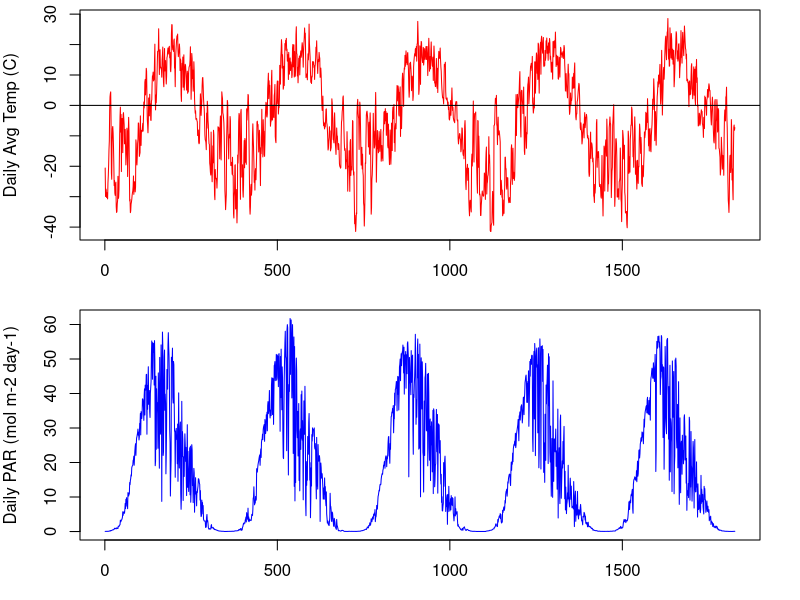
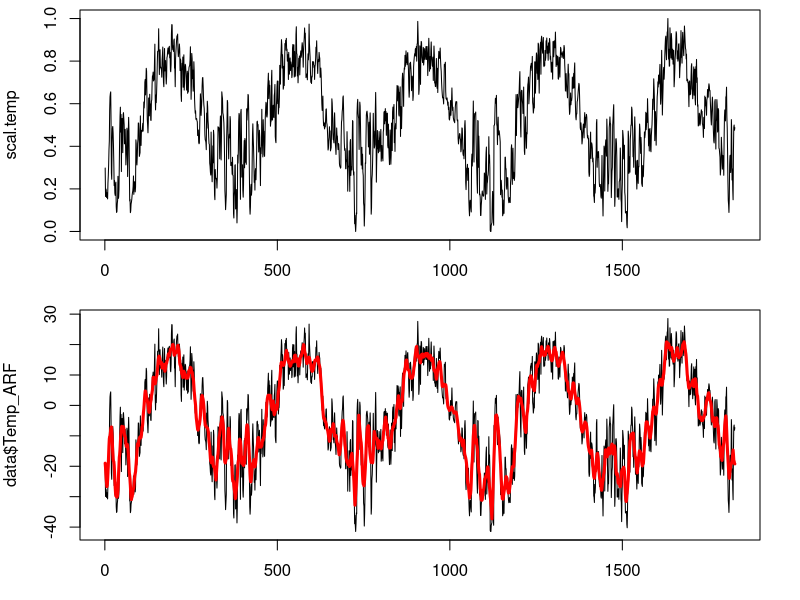
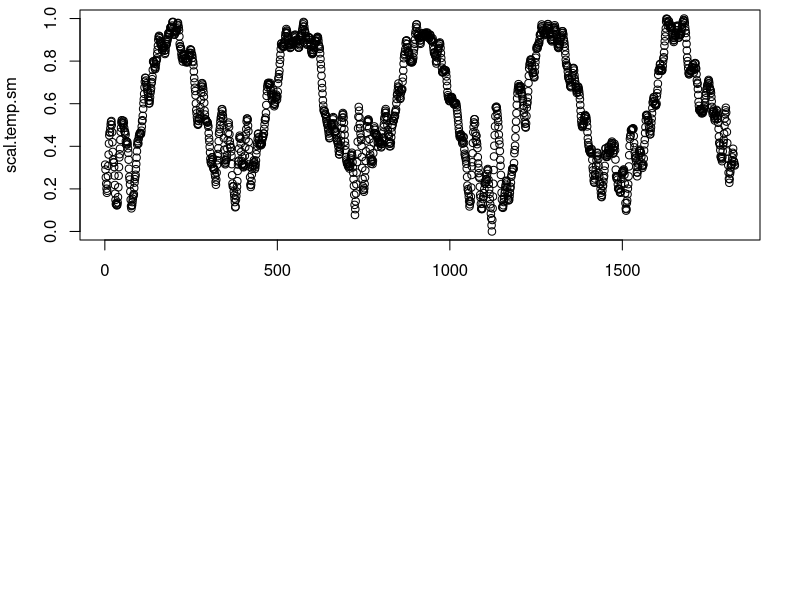

Source code (R) for these figures, in order: (Note: this script raises an error after producing the figures.)
############re-loading the data

#set working directory to C-N-model
data = read.csv("InputData_Processed.csv") #This is the "FluxData.csv" file, but with added calculations of GDD
head(data)


#plot the data
par(mfrow=c(2,1), mar=c(3,4,0.5,2))
plot(data$Temp_ARF~data$time, type="l", ylab = "Daily Avg Temp (C)", col="red", xlab="")
abline(h=0)
plot(data$PAR_ARF~data$time, type="l", ylab = "Daily PAR (mol m-2 day-1)", col="blue", xlab = "Time (days)")

#need to calculate DOY of senescence 
years = unique(data$year) #tells you which years we have data for 
sen.day = NA
num.days = NA
for (i in 1: length(years)){
  year.i = years[i]
  data.year = subset(data, data$year==year.i)
  sen.day[i] = min(data.year$DOY[which(data.year$Temp_ARF<=10 & data.year$DOY>200)])
  num.days[i] = length(data.year[,1])
}
sen.day
num.days
senDOY = rep(c(sen.day), c(num.days))
data = data.frame(data, senDOY = senDOY)
head(data)

#create a temperature scalar
Tmax.day = NA
Tmin.day = NA
for (i in 1: length(years)){
  year.i = years[i]
  data.year = subset(data, data$year==year.i)
  Tmax.day[i]=max(data.year$Temp_ARF)
  Tmin.day[i]=min(data.year$Temp_ARF)
}
Tmax.day # max temps for each year
Tmax.mean=mean(Tmax.day)
Tmin.mean=mean(Tmin.day)

scal.temp=NULL
for (i in 1:length(data$Temp_ARF)){
  scal.temp[i] = (data$Temp_ARF[i] - Tmin.mean)/(Tmax.mean-Tmin.mean) 
}

#rescale to 1
minscal = min(scal.temp)
maxscal = max(scal.temp)
for (i in 1:length(scal.temp)){
  scal.temp[i] = (scal.temp[i] - minscal)/(maxscal-minscal) 
}
plot(scal.temp, type="l")


#create a smoothed temperature scalar
#average of current sample, 5 future samples, and 5 past samples
filt=rep(1/11,11)
Temp.sm = filter(data$Temp_ARF, filt, sides=2, circular=TRUE)
plot(data$Temp_ARF, type="l")
lines(Temp.sm, col="red", lwd="3")
data=data.frame(data, Temp_sm=Temp.sm)

Tmaxsm.day = NA
Tminsm.day = NA
for (i in 1: length(years)){
  year.i = years[i]
  data.year = subset(data, data$year==year.i)
  Tmaxsm.day[i]=max(data.year$Temp_sm)
  Tminsm.day[i]=min(data.year$Temp_sm)
}
Tmaxsm.day # max temps for each year
Tmaxsm.mean=mean(Tmaxsm.day)
Tminsm.mean=mean(Tminsm.day)

scal.temp.sm=NULL
for (i in 1:length(Temp.sm)){
  scal.temp.sm[i] = (Temp.sm[i] - Tminsm.mean)/(Tmaxsm.mean-Tminsm.mean) 
}

#rescale to 1
minscal = min(scal.temp.sm)
maxscal = max(scal.temp.sm)
for (i in 1:length(scal.temp.sm)){
  scal.temp.sm[i] = (scal.temp.sm[i] - minscal)/(maxscal-minscal) 
}

plot(scal.temp.sm)

#need to calculate slope for each 7 day period
start = seq(1, length(Temp.sm), 8) #create a sequence of start iterations for slope calculations
end = seq(8, length(Temp.sm), 8) #create a sequence of end iterations for slope calculations
start
end

#need to look at slope to determine end of season
slope=rep(NA, length(Temp.sm))
for(i in 1:length(end)){
  slope.i = (Temp.sm[end[i]]-Temp.sm[start[i]])/7
  start.i = start[i]
  end.i = end[i]
  slope[start.i:end.i]=rep(slope.i, 8)
}
slope
slope[2921:length(slope)]=slope[2920] #these points don't really matter, but I don't want them to be NAs
slope
data=data.frame(data, slope=slope)
head(data)


spring.test = rep(0, length(slope))
for(i in 9:length(data$slope)-8){
  if(slope[i]>0 & slope[i+8]>0){
    spring.test[i]=1
  }
}
spring.test

fall.test = rep(0, length(slope))
for(i in 9:length(data$slope)-8){
  if(slope[i]<0 & slope[i+8]<0){
    fall.test[i]=1
  }
}
fall.test


par(mfrow=c(2,1))
plot(Temp.sm)
lines(spring.test*10, col="red")
plot(Temp.sm)
lines(fall.test*10, col="red")



data=data.frame(data, springtest=spring.test, falltest=fall.test)
head(data)

years = unique(data$year) #tells you which years we have data for 
start.day = NA
for (i in 1: length(years)){
  year.i = years[i]
  data.year = subset(data, data$year==year.i)
  start.day[i] = min(data.year$DOY[which(data.year$DOY>120 & data.year$Temp_ARF>=-5 & data.year$springtest==1)])
}
start.day
startDOY = rep(c(start.day), c(num.days))
data = data.frame(data, startDOY = startDOY)
head(data)

end.day = NA
for (i in 1: length(years)){
  year.i = years[i]
  data.year = subset(data, data$year==year.i)
  end.day[i] = min(data.year$DOY[which(data.year$DOY>240 & data.year$Temp_ARF<=0 & data.year$falltest==1)])
}
end.day
endDOY = rep(c(end.day), c(num.days))
data = data.frame(data, endDOY = endDOY)
head(data)

data.compare2=read.csv("Assimilation_data_ALL.csv")
days.tot = c(0, cumsum(num.days)[1:7])

par(mfrow=c(1,1))
plot(data.compare2$NDVI~data.compare2$Time, col="forestgreen", pch=16, cex=0.5)
abline(v=c(start.day+days.tot), col="red")
abline(v=c(sen.day+days.tot))
abline(v=c(end.day+days.tot), col="blue")

###############seasonal scalar##############

scal.seas=rep(1, length(data$DOY))
for (i in 1:length(data$DOY)){
  if(data$DOY[i]<data$startDOY[i]){ #prior to snow melt
    scal.seas[i]=0
  }
  if(data$DOY[i]>=data$startDOY[i]){ #after melt
    if(data$DOY[i]<=data$senDOY[i]){ #prior to peak
      slope = 1/(data$senDOY[i]-data$startDOY[i])
      scal.seas[i] = 0+(slope*(data$DOY[i]-data$startDOY[i]))
    }
    if(data$DOY[i]>data$senDOY[i] & data$DOY[i]<data$endDOY[i]){ #after peak but before frost
      slope = 1/(data$endDOY[i]-data$senDOY[i])
      scal.seas[i] = 0+(slope*(data$endDOY[i]-data$DOY[i]))
    }
    if(data$DOY[i]>=data$endDOY[i]){ #after frost
      scal.seas[i]=0
    }
  }
}

plot(scal.seas)

#FINALLY, need to calculate average growing season temperature
#pull out GS data (DOY > 150 & DOY < 250)
head(data)

years = unique(data$year) #tells you which years we have data for 
Temp_avg = NA
for (i in 1: length(years)){
  year.i = years[i]
  data.year = subset(data, data$year==year.i)
  Temp_GS = data.year$Temp_ARF[data.year$DOY>=150 & data.year$DOY <= 240]
  Temp_avg[i] = mean(Temp_GS)
}
Temp_avg
Temp_avg = rep(c(Temp_avg), c(num.days))
data = data.frame(data, Temp_avg = Temp_avg)
head(data)


time = seq(1:length(data$time))
#make into functions so that it will be continuous in the model
Temp.d1 <- approxfun(x=data$time, y=data$Temp_ARF, method="linear", rule=2)
TempAvg.d1 <- approxfun(x=data$time, y=data$Temp_avg, method="linear", rule=2)
PAR.d1 <- approxfun(x=data$time, y=data$PAR_ARF, method="linear", rule=2)
scaltemp.d1 <- approxfun(x=data$time, y=scal.temp.sm, method="linear", rule=2)
scalseason.d1 <- approxfun(x=data$time, y=scal.seas, method="linear", rule=2)
DOY.d1 <- approxfun(x=data$time, y=data$DOY, method="linear", rule=2)
Year.d1 <- approxfun(x=data$time, y=data$year, method="linear", rule=2)
